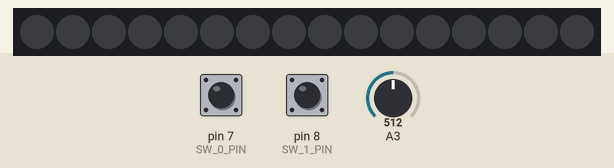
Bench run of a sketch on a simulated Arduino Leonardo, built with avr-gcc and run on an emulated ATmega32U4. Shown: 16 RGB LEDs in strip order, left to right. The test bench sets the inputs (shaded band); at power-on: A3 = 512, pin 7 (SW_0_PIN) LOW, pin 8 (SW_1_PIN) LOW. The strip is taken to match the declared colour order.

Above: at 1.2 s.
1.3 s: A3 set to 482
At 1.35 s:
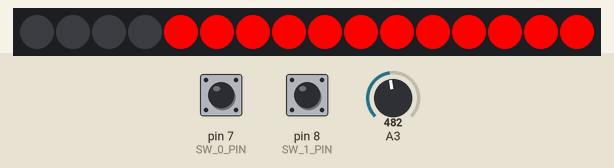
At 1.7 s:
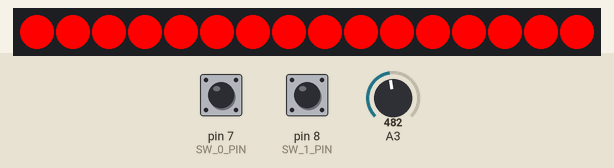
Timing chart, 0 to 4.3 s (numbered marks = the images above; inputs shaded):
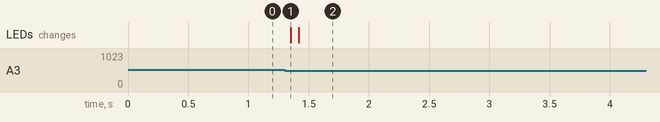

Measured:
- the behaviour switches between 500 and 499 on A3 (found by bisection; images 0 and 1)
- after the input at 1.3 s, the LEDs: change after 0.05 s (image 1)

The sketch:

MiDispositivoMIDI_V3_Rev_A3B_StepSeq_V1.ino
```cpp
/*
    MiDispositivoMIDI V3 Rev.A1B StepSeq
    This code works for 16 buttons, without any expansion (GENERALIZARLO - FALTA)
    It is a step sequencer, that gets via MIDI the existing tempo in Ableton and
    send a note if the button is pressed.
*/
// Library Import
#include <Adafruit_NeoPixel.h>
#include <MIDIUSB.h>

// Digital Pin Definition
#define LEDPAD_PIN  2
#define MUX_B0_PIN  3
#define MUX_B1_PIN  4
#define MUX_B2_PIN  5
#define MUX_B3_PIN  6
#define SW_0_PIN    7
#define SW_1_PIN    8

// Analog Pin Definition
#define POT_0_PIN   4
#define POT_1_PIN   5
#define PADCH_0_PIN 0
#define PADCH_1_PIN 1
#define PADCH_2_PIN 2
#define PADCH_3_PIN 3

// Defined values
#define LEDPAD_EXT  1    //Number of LED PAD Extension Boards [1:4]
#define LEDPAD_NUM  16   //LEDs per PAD
#define PAD_THR     500  //PAD Value Threhold for Action
#define MAX_PAGE    4    //Maximum number of pages. Must be multiple of 4.

// Pad y Multiplexers Pins
uint8_t padPin[4] = {3, 2, 1, 0}; // PAD Channel Pins
uint8_t muxPin[4] = {6, 5, 4, 3}; // MUX Selector Pins

// Global Variables
Adafruit_NeoPixel ledPadStripe = Adafruit_NeoPixel(LEDPAD_NUM*LEDPAD_EXT, LEDPAD_PIN, NEO_RGB + NEO_KHZ800);

// Pages and notes
uint8_t lastSW_1    = 0;
uint8_t lastSW_2    = 0;
uint8_t currentPage = 0; // Current page [1:MAX_PAGE]
uint8_t eightNote   = 0;
uint8_t contador    = 0;
uint8_t negra       = 1;

// Leds and buttons
int padRead[16] = {0};                     // PAD Results. Analog value
uint8_t ledPad[16][3][MAX_PAGE] = {{{0}}}; // LED PAD RGB Color Values
uint8_t lastRead[16][MAX_PAGE] = {{0}};    // Last value read. Digital value [0:1]
uint8_t stepStatus[16][MAX_PAGE] = {{0}};  // Status of each note [0:1]

void setup() {
  // Initialize serial port
  Serial.begin(115200);

  // Initialize led strip
  ledPadStripe.begin();
  ledPadStripe.show();

  // Set Pin Modes
  pinMode(MUX_B0_PIN, OUTPUT);
  pinMode(MUX_B1_PIN, OUTPUT);
  pinMode(MUX_B2_PIN, OUTPUT);
  pinMode(MUX_B3_PIN, OUTPUT);
  pinMode(SW_0_PIN, INPUT);
  pinMode(SW_1_PIN, INPUT);

  // Generate seed for random numbers (may be unused)
  randomSeed(200);
}

void loop() {
  midiEventPacket_t rx;
  rx = MidiUSB.read();
  if (rx.byte1 == 0xF8) {
    if (contador % 24 == 0) {
      Serial.println(negra);
      negra++;
      timerIsr();
      contador = 0;
      if (negra == 5) {
        negra = 1;
      }
    }
    //Serial.println(contador);
    contador++;
  }
  if (rx.byte1 == 0xFC) {
    contador = 0;
    negra = 1;
  }


  readPADs();
  //execPADs();
  updateLEDs();
  readPage();
}
/*
 *
 */
void noteOn(byte channel, byte pitch, byte velocity) {
  midiEventPacket_t noteOn = {0x09, 0x90 | channel, pitch, velocity};
  MidiUSB.sendMIDI(noteOn);
}
/*
 *
 */
void noteOff(byte channel, byte pitch, byte velocity) {
  midiEventPacket_t noteOff = {0x08, 0x80 | channel, pitch, velocity};
  MidiUSB.sendMIDI(noteOff);
}

/* Function void readPADs()
    Reads the PADs through the MUX.
    Reads a number of LEDPAD_EXT Channels starting from 0
*/
void readPADs() {
  for (int i = 0; i < LEDPAD_NUM; i++) { // PAD Button Iterator
    for (int h = 0; h < 4; h++) {
      digitalWrite(muxPin[h], ((i >> (3 - h)) & 0x01)); //MUX SetUp

      delay(1);
    }
    //delay(1); // Time por MUX SetUp
    //delayMicroseconds(1);
    for (int j = 0; j < LEDPAD_EXT; j++) { // PAD Channel Iterator
      padRead[i] = analogRead(padPin[j]); //Assign Reads to PAD matrix

      //Metido mio aparte de pablo
      if (padRead[i] < PAD_THR) { //Si esta pulsado
        if (lastRead[i][currentPage] == 0) { //Si no se ha enviado ya

          stepStatus[i][currentPage] = !(stepStatus[i][currentPage]);
          //Serial.println(stepStatus[j][i][currentPage]);
          if (stepStatus[i][currentPage] == 1) {
            ledPad[i][0][currentPage] = 255;
            ledPad[i][1][currentPage] = 0;
            ledPad[i][2][currentPage] = 0;
          } else {
            ledPad[i][0][currentPage] = 0;
            ledPad[i][1][currentPage] = 0;
            ledPad[i][2][currentPage] = 0;
          }
          lastRead[i][currentPage] = 1;
          padRead[i] = 0;
          MidiUSB.flush();
        }
      } else { //Al soltar
        if (lastRead[i][currentPage] == 1) {
          lastRead[i][currentPage] = 0;
        }
      }
    }
  }
}

/* Funtion void execPADs()
    Read the PAD matrix and executes actions
*/
// //unused by now
// void execPADs(){
//   for(int i=0; i<LEDPAD_NUM; i++){ // PAD Button Iterator
//      for(int j=0; j<LEDPAD_EXT; j++){ // PAD Channel Iterator
//        if(padRead[j][i] < PAD_THR){
//          //Serial.print("\nPAD CH: ");
//          //Serial.print(j);
//          //Serial.print(" BUTTON PRESSED: ");
//          //Serial.print(i);
//          //noteOn(0, 48, 64);   // Channel 0, middle C, normal velocity
//          //MidiUSB.flush();
//          // Actions should be here
//          ledPad[j][i][1] = 255; // Set Pad LED BLUE
//          padRead[j][i] = 700; // Clean Sticky Reads
//        }else{
//          ledPad[j][i][1] = 0; // Set PAD LED OFF
//          //padRead[j][i] = 0;
//        }
//      }
//  }
// }

/* Function updateLEDPADs()
    Updates the LED PAD values
*/

void updateLEDs() {
  for (int i = 0; i < LEDPAD_NUM; i++) { // PAD Button Iterator
    for (int j = 0; j < LEDPAD_EXT; j++) { // PAD Channel Iterator
      ledPadStripe.setPixelColor((i + (j * LEDPAD_NUM)), ledPad[i][0][currentPage], ledPad[i][1][currentPage], ledPad[i][2][currentPage]); // Heavy Stuff
      //ledPadStripe.setPixelColor((i*(j+1)),ledPad[j][i][0],ledPad[j][i][1],ledPad[j][i][2]); // Heavy Stuff
    }
  }
  ledPadStripe.show(); // Update LEDs
}


void readPage() {
  uint8_t readSW_1 = digitalRead(SW_0_PIN);
  uint8_t readSW_2 = digitalRead(SW_1_PIN);
  if ((readSW_1 == HIGH) && (readSW_1 != lastSW_1)) {
    if (currentPage < (MAX_PAGE - 1)) {
      currentPage++;
    }
  }
  if ((readSW_2 == HIGH) && (readSW_2 != lastSW_2)) {
    if (currentPage > 0) {
      currentPage--;
    }
  }
  lastSW_1 = readSW_1;
  lastSW_2 = readSW_2;
}


//Un poquillo guarrete. es para pruebas
void timerIsr()
{
  Serial.println("Tick");
  uint8_t page = 0;
  if (eightNote < 15) {
    eightNote++;
  } else {
    eightNote = 0;
  }
  if ((eightNote >= 0 ) && (eightNote <= 3)) {
    page = 0;
  } else if ((eightNote >= 4 ) && (eightNote <= 7)) {
    page = 1;
  } else if ((eightNote >= 8 ) && (eightNote <= 11)) {
    page = 2;
  } else if ((eightNote >= 12 ) && (eightNote <= 15)) {
    page = 3;
  }
  uint8_t tickNote = eightNote % 4;

  if (stepStatus[0 + tickNote][page] == 1) {
    //Serial.println("Entra 1");
    noteOn(0, 45, 127);
    noteOff(0, 45, 127);
  }
  if (stepStatus[4 + tickNote][page] == 1) {
    //Serial.println("Entra 2");
    noteOn(0, 46, 127);
    noteOff(0, 46, 127);
  }
  if (stepStatus[8 + tickNote][page] == 1) {
    //Serial.println("Entra 3");
    noteOn(0, 47, 127);
    noteOff(0, 47, 127);
  }
  if (stepStatus[12 + tickNote][page] == 1) {
    //Serial.println("Entra 4");
    noteOn(0, 48, 127);
    noteOff(0, 48, 127);
  }
  MidiUSB.flush();
}
```
